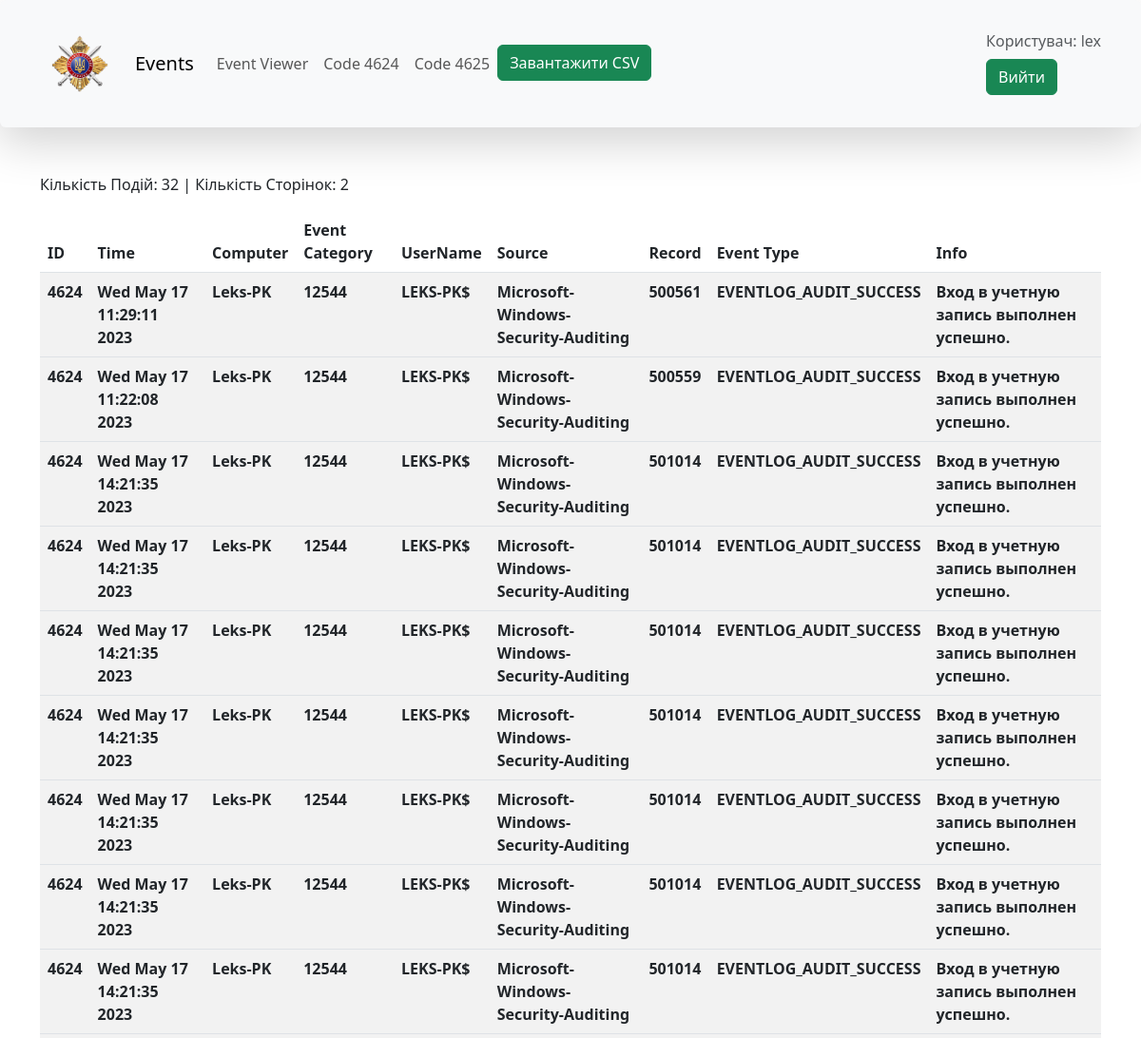
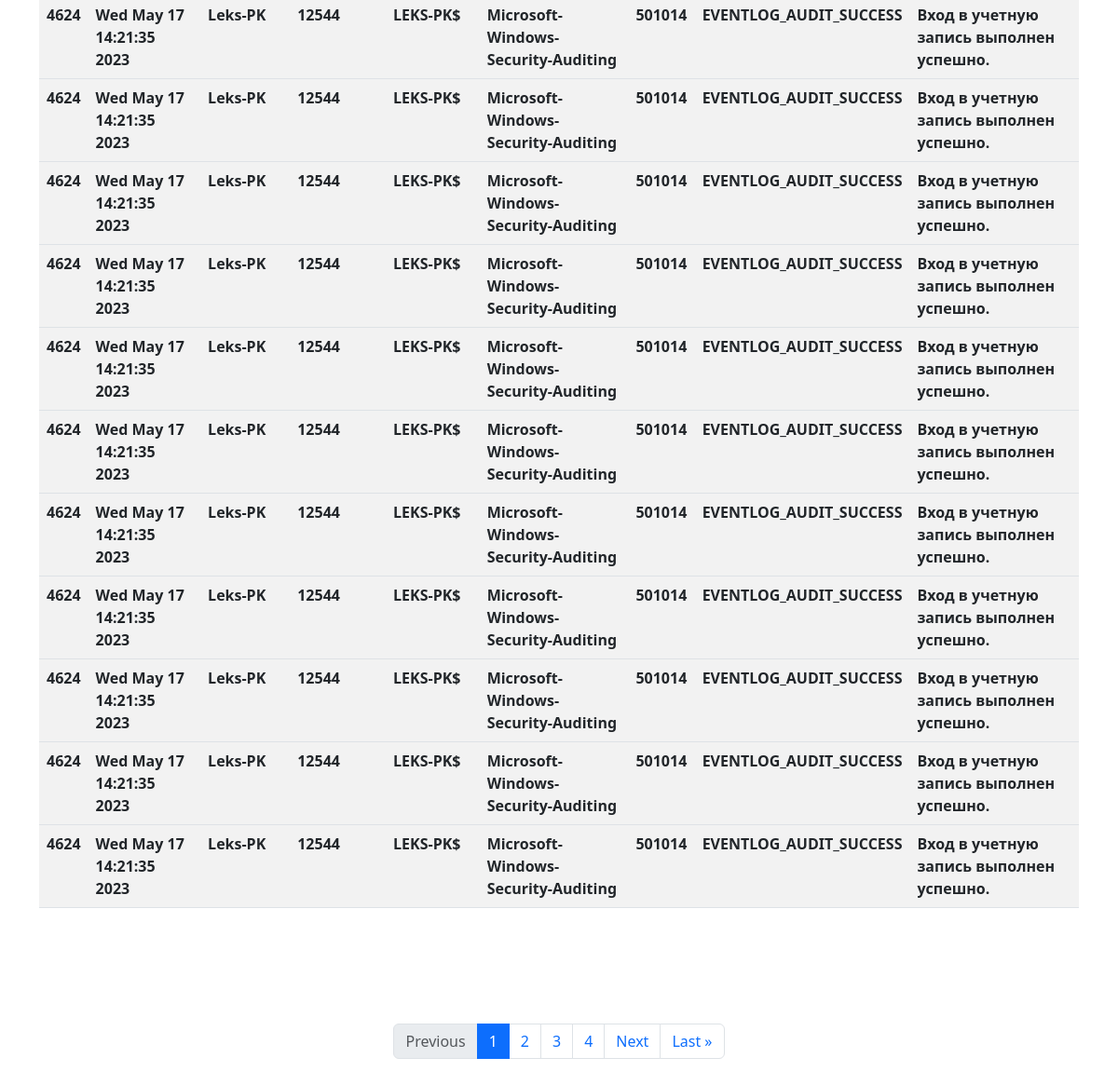
Screenshot of /success_events/ (signed in) with the database file from the repository (2 pictures, top to bottom).
### event_viewer/models.py (models this page shows, shortened)
class EventLogReaderModel(models.Model):
    the_time = models.CharField(max_length=155, verbose_name='Час')
    etv_id = models.IntegerField(verbose_name='ID события')
    computer_name = models.CharField(max_length=155, verbose_name="Имя компьютера")
    user_name = models.CharField(max_length=155, verbose_name='Имя пользователя')
    category = models.CharField(max_length=155, verbose_name='Категория Логгов')
    source = models.CharField(max_length=155, verbose_name='Источник')
    record = models.CharField(max_length=155, verbose_name='Рекорд')
    event_type = models.CharField(max_length=155, verbose_name='Тип события')
    message = models.CharField(max_length=155, verbose_name='Сообщение')
    created_date = models.DateField(auto_now_add=True)
    class Meta:
        verbose_name = "Event"
        verbose_name_plural = 'Events'

### event_viewer/views.py (the view)
# urls.py: path('success_events/', filter_events_success, name='filter_events_success'),
@login_required()
def filter_events_success(request):
    success_events = EventLogReaderModel.objects.filter(etv_id=4624).order_by('-created_date')
    page_obj, page_range, num_pages = paginate_queryset(success_events, request)
    total = success_events.count()
    context = {'page_obj': page_obj,
               'num_pages': num_pages,
               'total': total,
               'page_range': page_range}
    return render(request, 'success_events.html', context)

### event_viewer/views.py (called while the page is built)
def get_page_range(current_page, num_pages):
    page_range = []
    if current_page > 1:
        page_range.append(1)
    for page in range(current_page - 3, current_page):
        if page > 1:
            page_range.append(page)
    page_range.append(current_page)
    for page in range(current_page + 1, current_page + 4):
        if page <= num_pages:
            page_range.append(page)
    return page_range

def paginate_queryset(queryset, request, per_page=20):
    paginator = Paginator(queryset, per_page)
    page_number = request.GET.get('page')
    page_obj = paginator.get_page(page_number)
    num_pages = paginator.num_pages
    current_page = page_obj.number
    page_range = get_page_range(current_page, per_page)
    return page_obj, page_range, num_pages

### templates/success_events.html
{% extends 'base.html' %}
{% block content %}
    {% if page_obj %}
        <div class="container">
            <p>Кількість Подій: {{ total }}   |    Кількість Сторінок: {{ num_pages }}</p>
            <table class="table table-striped table-hover">
                <thead>
                <tr>
                    <th scope="col">ID</th>
                    <th scope="col">Time</th>
                    <th scope="col">Computer</th>
                    <th scope="col">Event Category</th>
                    <th scope="col">UserName</th>
                    <th scope="col">Source</th>
                    <th scope="col">Record</th>
                    <th scope="col">Event Type</th>
                    <th scope="col">Info</th>
                </tr>
                </thead>
                {% for event in page_obj %}
                    <tbody>
                    <th scope="row">{{ event.etv_id }}</th>
                    <th scope="row">{{ event.the_time }}</th>
                    <th scope="row">{{ event.computer_name }}</th>
                    <th scope="row">{{ event.category }}</th>
                    <th scope="row">{{ event.user_name }}</th>
                    <th scope="row">{{ event.source }}</th>
                    <th scope="row">{{ event.record }}</th>
                    <th scope="row">{{ event.event_type }}</th>
                    <th scope="row">{{ event.message }}</th>
                    </tbody>
                {% endfor %}
            </table>
        </div>
        <nav class="mt-4" aria-label="Page navigation sample" style="padding-top: 100px; margin-bottom: 100px">
            {% if page_obj.has_other_pages %}
                <ul class="pagination justify-content-center">
                    {% if page_obj.has_previous %}
                        <li class="page-item"><a class="page-link"
                                                 href="?page={{ page_obj.previous_page_number }}">Previous</a></li>
                    {% else %}
                        <li class="page-item disabled"><a class="page-link" href="#">Previous</a></li>
                    {% endif %}
                    {% for page in page_range %}
                        {% if page == page_obj.number %}
                            <li class="page-item active"><a class="page-link" href="#">{{ page }}</a></li>
                        {% else %}
                            <li class="page-item"><a class="page-link" href="?page={{ page }}">{{ page }}</a></li>
                        {% endif %}
                    {% endfor %}
                    {% if page_obj.has_next %}
                        <li class="page-item"><a class="page-link" href="?page={{ page_obj.next_page_number }}">Next</a></li>
                        <li class="page-item"><a class="page-link" href="?page={{ page_obj.paginator.num_pages }}">Last
                            &raquo</a></li>
                    {% else %}
                        <li class="page-item disable"><a class="page-link" href="#">Next</a></li>
                    {% endif %}
                </ul>
            {% endif %}
        </nav>
    {% else %}
        <h1>There is no events</h1>
    {% endif %}
{% endblock %}

### templates/includes/navbar.html (shortened to what this page needs)
{% load static %}
<div class="shadow-lg p-3 mb-5 bg-body-tertiary rounded">
    <nav class="navbar navbar-expand-lg bg-body-tertiary">
        <div class="container">
            <nav class="navbar navbar-light bg-light">
                <div class="container">
                    <a class="navbar-brand" href="{% url 'home' %}">
                        <img src="{% static 'event_viewer/img/udo_logo.png' %}" alt="logo" width="60" height="60">
                    </a>
                </div>
            </nav>
            <a class="navbar-brand" href="{% url 'eventlog_reader' %}">Events</a>
            <div class="collapse navbar-collapse" id="navbarNav">
                <ul class="navbar-nav me-auto mb-2 mb-lg-0">
                    <li class="nav-item">
                        <a class="nav-link{% if request.path == "/" %} active {% endif %}" aria-current="page" href="/">Event
                            Viewer</a>
                    </li>
                    <li class="nav-item">
                        <a class="nav-link {% if request.path == "success_events" %} active {% endif %}"
                           aria-current="page"
                           href="{% url 'filter_events_success' %}">Code 4624</a>
                    </li>
                    <li class="nav-item">
                        <a class="nav-link {% if request.path == "failure_events" %} active {% endif %}"
                           href="{% url 'filter_events_failure' %}">Code 4625</a>
                    </li>
                    <li class="nav-item">
                        <a class="btn btn-success" href="{% url 'download_csv' %}">Завантажити CSV</a>
                    </li>
                </ul>
            </div>
            <div class="col-lg-3 col-sm-6 col-8 order-2 order-lg-3">
                <div class="d-flex justify-content-end mb-3 mb-lg-0">
                     {% if user.is_authenticated %}
                        <div class="widget-header">
                            <h6 class="title text-muted">Користувач: {{ user.username }}</h6>
                            <div>
                                <a class="btn btn-success" href="{% url 'logout' %}">Вийти</a>
                            </div>
                        </div>
                    {% else %}
                        <div class="widget-header">
                            <div>
                                <a class="btn btn-success" href="{% url 'login' %}">Увійти</a>
                            </div>
                        </div>
                    {% endif %}
                </div>
            </div>
        </div>
    </nav>
</div>

### rows the page displays
EventLogReaderModel: etv_id "4624", the_time "Wed May 17 11:29:11 2023", computer_name "Leks-PK", category "12544", user_name "LEKS-PK$", source "Microsoft-Windows-Security-Auditing", record "500561", event_type "EVENTLOG_AUDIT_SUCCESS", message "Вход в учетную запись выполнен успешно."
EventLogReaderModel: etv_id "4624", the_time "Wed May 17 11:22:08 2023", computer_name "Leks-PK", category "12544", user_name "LEKS-PK$", source "Microsoft-Windows-Security-Auditing", record "500559", event_type "EVENTLOG_AUDIT_SUCCESS", message "Вход в учетную запись выполнен успешно."
EventLogReaderModel: etv_id "4624", the_time "Wed May 17 14:21:35 2023", computer_name "Leks-PK", category "12544", user_name "LEKS-PK$", source "Microsoft-Windows-Security-Auditing", record "501014", event_type "EVENTLOG_AUDIT_SUCCESS", message "Вход в учетную запись выполнен успешно."
EventLogReaderModel: etv_id "4624", the_time "Wed May 17 14:21:35 2023", computer_name "Leks-PK", category "12544", user_name "LEKS-PK$", source "Microsoft-Windows-Security-Auditing", record "501014", event_type "EVENTLOG_AUDIT_SUCCESS", message "Вход в учетную запись выполнен успешно."
EventLogReaderModel: etv_id "4624", the_time "Wed May 17 14:21:35 2023", computer_name "Leks-PK", category "12544", user_name "LEKS-PK$", source "Microsoft-Windows-Security-Auditing", record "501014", event_type "EVENTLOG_AUDIT_SUCCESS", message "Вход в учетную запись выполнен успешно."
EventLogReaderModel: etv_id "4624", the_time "Wed May 17 14:21:35 2023", computer_name "Leks-PK", category "12544", user_name "LEKS-PK$", source "Microsoft-Windows-Security-Auditing", record "501014", event_type "EVENTLOG_AUDIT_SUCCESS", message "Вход в учетную запись выполнен успешно."
EventLogReaderModel: etv_id "4624", the_time "Wed May 17 14:21:35 2023", computer_name "Leks-PK", category "12544", user_name "LEKS-PK$", source "Microsoft-Windows-Security-Auditing", record "501014", event_type "EVENTLOG_AUDIT_SUCCESS", message "Вход в учетную запись выполнен успешно."
EventLogReaderModel: etv_id "4624", the_time "Wed May 17 14:21:35 2023", computer_name "Leks-PK", category "12544", user_name "LEKS-PK$", source "Microsoft-Windows-Security-Auditing", record "501014", event_type "EVENTLOG_AUDIT_SUCCESS", message "Вход в учетную запись выполнен успешно."
EventLogReaderModel: etv_id "4624", the_time "Wed May 17 14:21:35 2023", computer_name "Leks-PK", category "12544", user_name "LEKS-PK$", source "Microsoft-Windows-Security-Auditing", record "501014", event_type "EVENTLOG_AUDIT_SUCCESS", message "Вход в учетную запись выполнен успешно."
EventLogReaderModel: etv_id "4624", the_time "Wed May 17 14:21:35 2023", computer_name "Leks-PK", category "12544", user_name "LEKS-PK$", source "Microsoft-Windows-Security-Auditing", record "501014", event_type "EVENTLOG_AUDIT_SUCCESS", message "Вход в учетную запись выполнен успешно."
EventLogReaderModel: etv_id "4624", the_time "Wed May 17 14:21:35 2023", computer_name "Leks-PK", category "12544", user_name "LEKS-PK$", source "Microsoft-Windows-Security-Auditing", record "501014", event_type "EVENTLOG_AUDIT_SUCCESS", message "Вход в учетную запись выполнен успешно."
EventLogReaderModel: etv_id "4624", the_time "Wed May 17 14:21:35 2023", computer_name "Leks-PK", category "12544", user_name "LEKS-PK$", source "Microsoft-Windows-Security-Auditing", record "501014", event_type "EVENTLOG_AUDIT_SUCCESS", message "Вход в учетную запись выполнен успешно."
EventLogReaderModel: etv_id "4624", the_time "Wed May 17 14:21:35 2023", computer_name "Leks-PK", category "12544", user_name "LEKS-PK$", source "Microsoft-Windows-Security-Auditing", record "501014", event_type "EVENTLOG_AUDIT_SUCCESS", message "Вход в учетную запись выполнен успешно."
EventLogReaderModel: etv_id "4624", the_time "Wed May 17 14:21:35 2023", computer_name "Leks-PK", category "12544", user_name "LEKS-PK$", source "Microsoft-Windows-Security-Auditing", record "501014", event_type "EVENTLOG_AUDIT_SUCCESS", message "Вход в учетную запись выполнен успешно."
EventLogReaderModel: etv_id "4624", the_time "Wed May 17 14:21:35 2023", computer_name "Leks-PK", category "12544", user_name "LEKS-PK$", source "Microsoft-Windows-Security-Auditing", record "501014", event_type "EVENTLOG_AUDIT_SUCCESS", message "Вход в учетную запись выполнен успешно."
EventLogReaderModel: etv_id "4624", the_time "Wed May 17 14:21:35 2023", computer_name "Leks-PK", category "12544", user_name "LEKS-PK$", source "Microsoft-Windows-Security-Auditing", record "501014", event_type "EVENTLOG_AUDIT_SUCCESS", message "Вход в учетную запись выполнен успешно."
EventLogReaderModel: etv_id "4624", the_time "Wed May 17 14:21:35 2023", computer_name "Leks-PK", category "12544", user_name "LEKS-PK$", source "Microsoft-Windows-Security-Auditing", record "501014", event_type "EVENTLOG_AUDIT_SUCCESS", message "Вход в учетную запись выполнен успешно."
EventLogReaderModel: etv_id "4624", the_time "Wed May 17 14:21:35 2023", computer_name "Leks-PK", category "12544", user_name "LEKS-PK$", source "Microsoft-Windows-Security-Auditing", record "501014", event_type "EVENTLOG_AUDIT_SUCCESS", message "Вход в учетную запись выполнен успешно."
EventLogReaderModel: etv_id "4624", the_time "Wed May 17 14:21:35 2023", computer_name "Leks-PK", category "12544", user_name "LEKS-PK$", source "Microsoft-Windows-Security-Auditing", record "501014", event_type "EVENTLOG_AUDIT_SUCCESS", message "Вход в учетную запись выполнен успешно."
EventLogReaderModel: etv_id "4624", the_time "Wed May 17 14:21:35 2023", computer_name "Leks-PK", category "12544", user_name "LEKS-PK$", source "Microsoft-Windows-Security-Auditing", record "501014", event_type "EVENTLOG_AUDIT_SUCCESS", message "Вход в учетную запись выполнен успешно."

### other values shown
{{ user.username }} "lex"
{{ total }} "32"
{{ num_pages }} "2"
{{ page }} "1"
{{ page }} "2" "3" "4"
